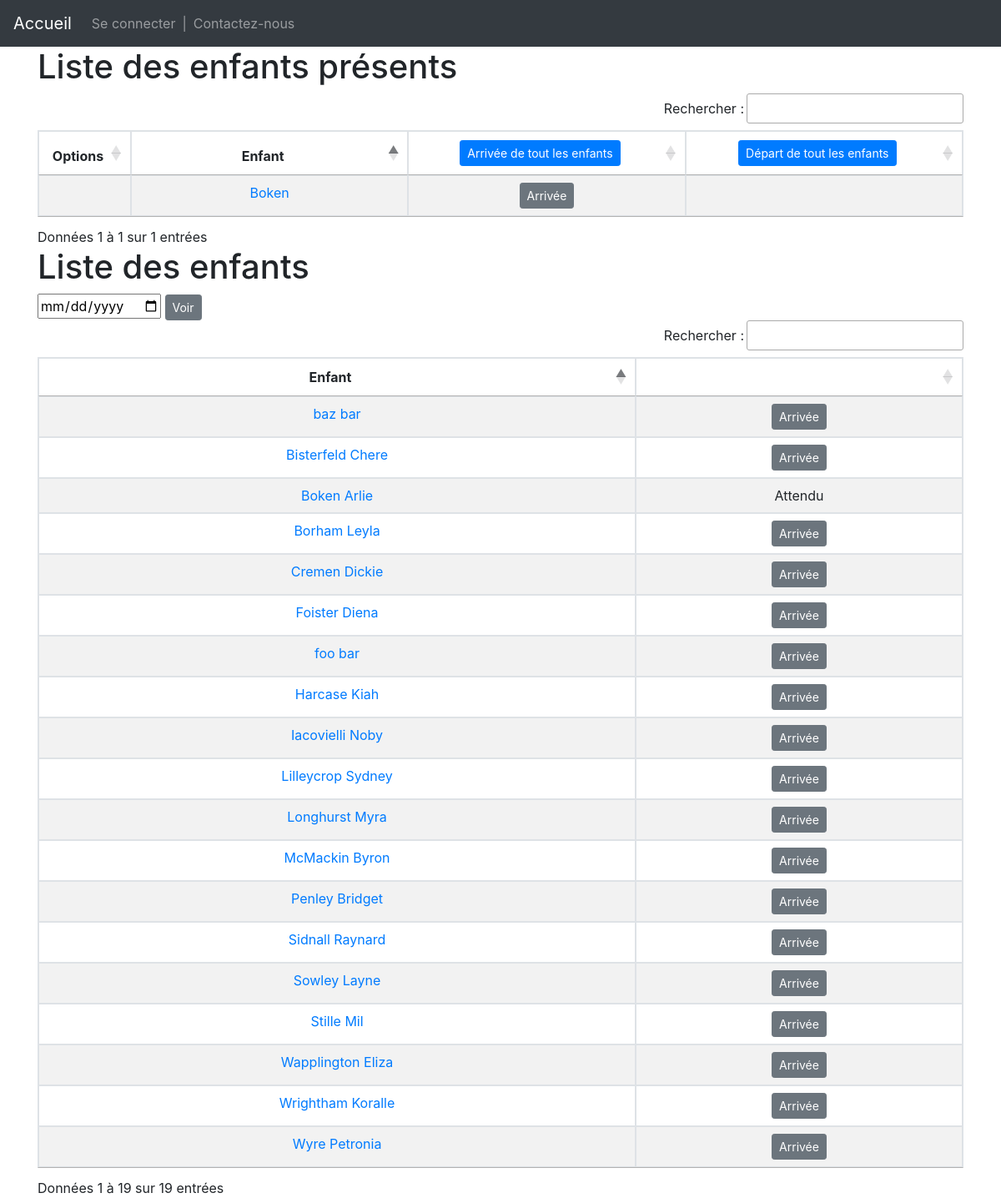
Screenshot of /enfant/ with the database file from the repository.
### garderie/models.py (models this page shows, shortened)
class Child(models.Model):
	parent=models.ForeignKey(Parent, on_delete=models.DO_NOTHING, related_name='child_set')
	first_name=models.CharField(max_length=100, verbose_name="Prénom")
	last_name=models.CharField(max_length=100, verbose_name="Nom")
	second_parent=models.ForeignKey(Parent, on_delete=models.DO_NOTHING, related_name='child_set2', null=True)
	def __str__(self):
		return self.first_name+" "+self.last_name
	def get_full_name(self):
		return str(self)
	def incomplete_schedule(self):
		for schedule in self.schedule_set.all():
			if schedule.departure==None:
				return schedule
	def next_presence(self):
		all_occurrences=[presence.next_occurrence() for presence in self.expectedpresence_set.all()]
		if all_occurrences:
			return min(all_occurrences)
		else:
			return None
	def present_next_time(self):
		next=self.next_presence()
		today=timezone.now()
		if next:
			return next[0].day==today.day and next[1].hour_arrival<today.hour and next[1].hour_departure>today.hour
		else:
			return False
	def schedule_to_display(self):
		res=self.incomplete_schedule()
		if not res:
			if self.was_here():
				return self.schedule_set.latest('id')
			return None
		return res
	def was_here(self):
		today=timezone.now()
		for schedule in self.schedule_set.all():
			if not schedule.departure or schedule.departure+timedelta(hours=3)>today:
				return True
		return False

### garderie/views/enfant.py (the view)
# urls.py: path('enfant/', views.ChildrenListView.as_view(), name='children_list'),
class ChildrenListView(generic.ListView):
	template_name='garderie/children_list.html'
	context_object_name='children_list'
	def get_queryset(self):
		return {'all_children': Child.objects.all(),
						'current_schedules': Schedule.objects.incomplete_schedules()
					 }

### garderie/managers.py (called while the page is built)
	def incomplete_schedules(self):
		return super().get_queryset().filter(departure=None)

### garderie/models.py (called while the page is built)
	@property
	def hour_arrival(self):
		return 0 if self.period==0 else 12

	@property
	def hour_departure(self):
		return 12 if self.period==0 else 20

	def next_occurrence(self):
		today=timezone.now()
		today_occurrence=today.replace(hour=self.hour_departure, minute=0, second=0) # standardisation de la période
		true_selfday=self.day-1
		week_determiner=7 if (today_occurrence.hour<=today.hour and today.weekday()==true_selfday) or today.weekday()>true_selfday else 0
		return (today_occurrence+timedelta(days=(-today_occurrence.weekday())+true_selfday+week_determiner), self)

### garderie/templates/garderie/children_list.html (shortened to what this page needs)
{% extends 'garderie/base.html' %}
{% load static %}
{% block body %}
<div class="container">
	<h1>Liste des enfants présents</h1>
	<table id="table1" class="table table-striped table-bordered">
		<thead>
			<tr>
				<th>Options</th>
				<th>Enfant</th>
				<th><button class="button_all_arrivals btn btn-primary btn-sm">Arrivée de tout les enfants</button></th>
				<th><button class="button_all_departures btn btn-primary btn-sm">Départ de tout les enfants</button></th>
			</tr>
		</thead>
		<tbody>
		{% for child in children_list.all_children %}
			{% if child.present_next_time or child.incomplete_schedule or child.was_here %}
				{% with schedule=child.schedule_to_display %}
				<tr class="child_in" data-cid="{{child.id}}" data-sid="{{schedule.id}}" >
					<td>
					</td>
					<td>
						<a href="{% url 'child_profile' child.id %}">
								{{child.first_name}}
						</a>
					</td>
					<td> {% if schedule %}
						<input type="time"class="input_arrival" required value="{{schedule.arrival |default_if_none:''|date:"G:i"}}"></input>
							{% else %}
								<button class="button_in_arrival btn btn-secondary btn-sm">Arrivée</button>
							{% endif %}
					</td>
					<td>
					</td>
				</tr>
				{% endwith %}
			{% endif %}
		{% endfor %}
		</tbody>
	</table>
	<h1>Liste des enfants</h1>
	<input id="input_date_day" type="date"></input>
	<button id="submit_date_day" class="btn btn-secondary btn-sm" type="submit">Voir</button>
	<table id="table2" class="table table-striped table-bordered">
		<thead>
			<tr>
				<th>Enfant</th>
				<th></th>
			</tr>
		</thead>
		<tbody>
			{% for child in children_list.all_children %}
			<tr class="child_out" data-cid="{{child.id}}">
				<td>
					<a href="{% url 'child_profile' child.id %}">
							{{child.get_full_name}}
					</a>
				</td>
				<td> {% if child.present_next_time %}
							<span>Attendu</span>
							{% elif child.incomplete_schedule or child.was_here %}
								<span>Présent</span>
							{% else %}
								<button type="button" class="button_out_arrival btn btn-secondary btn-sm">Arrivée</button>
							{% endif %}
				</td>
				</tr>
			{% endfor %}
		</tbody>
	</table>
</div>
{% endblock %}

### rows the page displays
Child: first_name "Boken", get_full_name "Boken Arlie", shows "Attendu"
Child: get_full_name "Foister Diena", shows "Arrivée"
Child: get_full_name "Lilleycrop Sydney", shows "Arrivée"
Child: get_full_name "Stille Mil", shows "Arrivée"
Child: get_full_name "Borham Leyla", shows "Arrivée"
Child: get_full_name "Bisterfeld Chere", shows "Arrivée"
Child: get_full_name "Harcase Kiah", shows "Arrivée"
Child: get_full_name "Longhurst Myra", shows "Arrivée"
Child: get_full_name "Cremen Dickie", shows "Arrivée"
Child: get_full_name "McMackin Byron", shows "Arrivée"
Child: get_full_name "Wrightham Koralle", shows "Arrivée"
Child: get_full_name "Iacovielli Noby", shows "Arrivée"
Child: get_full_name "Sowley Layne", shows "Arrivée"
Child: get_full_name "Sidnall Raynard", shows "Arrivée"
Child: get_full_name "Wapplington Eliza", shows "Arrivée"
Child: get_full_name "Wyre Petronia", shows "Arrivée"
Child: get_full_name "Penley Bridget", shows "Arrivée"
Child: get_full_name "foo bar", shows "Arrivée"
Child: get_full_name "baz bar", shows "Arrivée"
